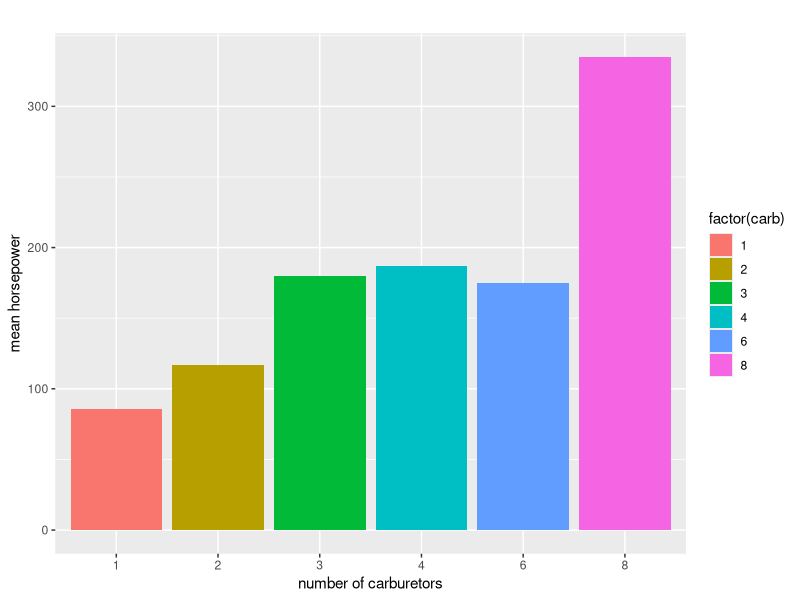

Recreate this plot in R. (Note: this script raises an error after producing the figure.)
## ---- chunk 1
library(ggplot2)
library(dplyr)
df <- mtcars
dat <- df %>% group_by(carb) %>% dplyr::summarise(horsepower = mean(hp, na.rm=TRUE))

# generated object
caption_text <- "Number of carburetors in top right"
ggplot(dat, aes(x=factor(carb),y=horsepower,fill=factor(carb))) +
  geom_bar(stat="identity") +
  labs(title="", x="number of carburetors", y="mean horsepower")
## ---- chunk 2

reg1 <- lm(Petal.Length ~ Petal.Width, data=iris)
reg2 <- lm(Sepal.Length ~ Sepal.Width, data=iris)
texreg(list(reg1,reg2),caption="A table example: Statistical models")
# htmlreg(list(reg1,reg2),caption="A table example: Statistical models")

